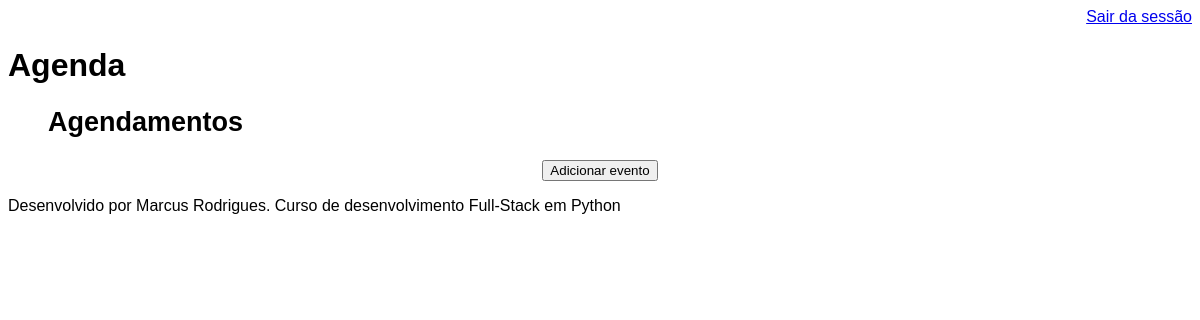
/agenda/ (signed in), run on an earlier commit of the app's database.
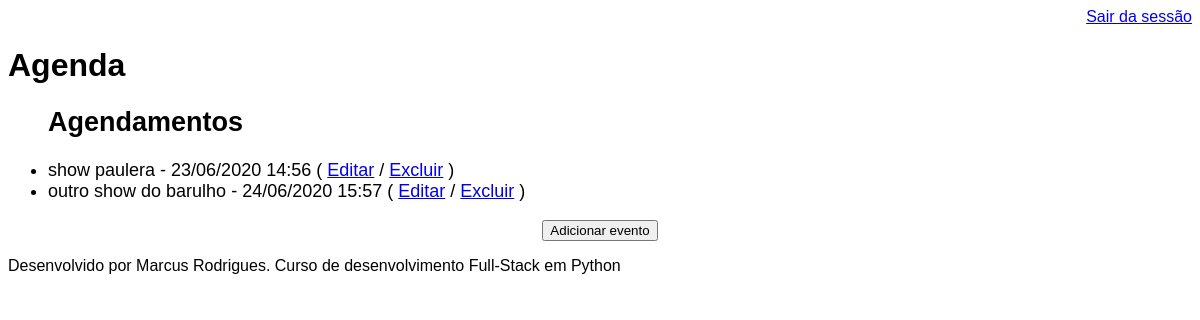
And on a later commit of the database.
### core/models.py (models this page shows, shortened)
class Evento(models.Model):
    titulo = models.CharField(max_length=100)
    descricao = models.TextField(blank=True, null=True)
    data_evento = models.DateTimeField(verbose_name='Data do Evento')
    data_criacao = models.DateTimeField(auto_now=True)
    usuario = models.ForeignKey(User, on_delete=models.CASCADE)
    class Meta:
        db_table = 'evento'
    def get_data_evento(self):
        return self.data_evento.strftime('%d/%m/%Y %H:%M')
    def get_evento_atrasado(self):
        if self.data_evento < datetime.now():
            return True
        else:
            return False

### core/views.py (the view)
# urls.py: path('agenda/', views.lista_eventos),
@login_required(login_url='/login/')
def lista_eventos(request):
    usuario = request.user
    data_atual = datetime.now() - timedelta(hours=1)
    evento = Evento.objects.filter(usuario=usuario, data_evento__gt=data_atual)
    dados = {'eventos': evento}
    return render(request, 'agenda.html', dados)

### templates/agenda.html
{% extends "model_page.html" %}
{% block content %}
<div>
    <ul style="font-size: 18px;">
        <h2>Agendamentos</h2>
        {% for evento in eventos %}
        <li>
            <div style={% if evento.get_evento_atrasado %} "color:red" {% endif %}>
                {{ evento.titulo }} - {{ evento.get_data_evento }}
                (
                <a href="evento/?id={{ evento.id }}">Editar</a>
                /
                <a href="evento/delete/{{ evento.id }}">Excluir</a>
                )
            </div>
        </li>
        {% endfor %}
    </ul>
</div>
<div align="center">
    <a href="evento/">
        <button type="button">Adicionar evento</button>
    </a>
</div>
{% endblock %}

### templates/model_page.html
<!DOCTYPE html>
<html lang="en">
<head>
    {% include "model_header.html" %}
</head>
<body style="font-family: Arial, Helvetica, sans-serif;">
    {% block content %} {% endblock %}
    {% include "model_footer.html" %}
</body>
</html>

### templates/model_header.html (shortened to what this page needs)
<div align="right">
    <a href="/logout">Sair da sessão</a>
</div>
<h1 style="font-family: Arial, Helvetica, sans-serif;">Agenda</h1>

### templates/model_footer.html
<p>Desenvolvido por Marcus Rodrigues. Curso de desenvolvimento Full-Stack em Python</p>

What changed in the data, as far as the page shows it:
added Evento: titulo "show paulera", get_data_evento "23/06/2020 14:56"
added Evento: titulo "outro show do barulho", get_data_evento "24/06/2020 15:57"
